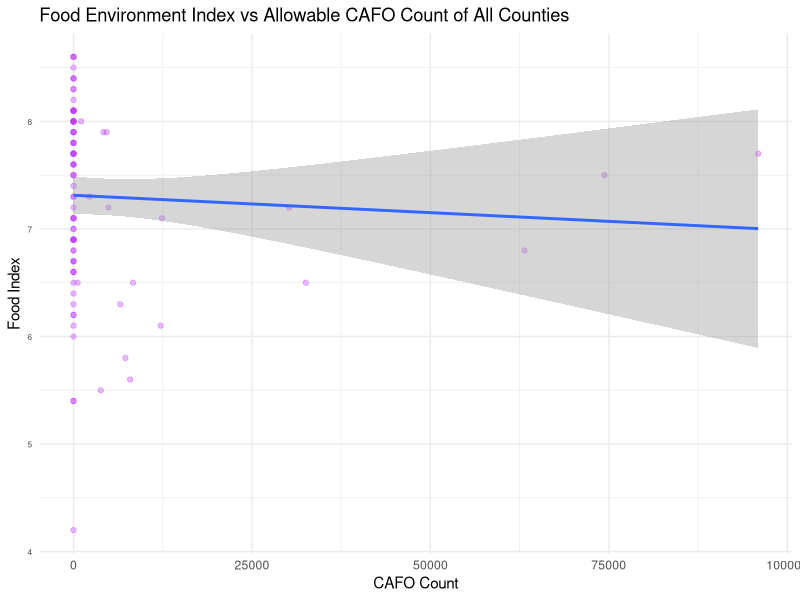
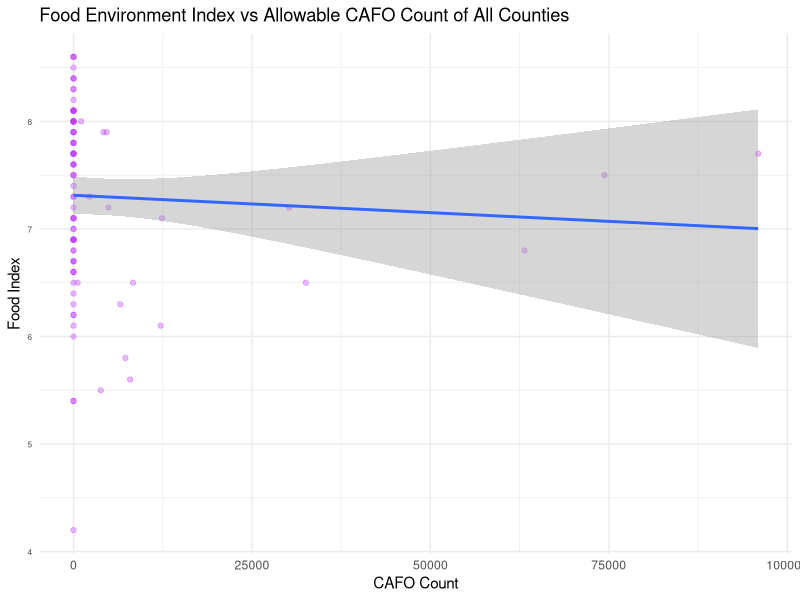

These figures' R source, in order:
library(tidyverse)

finalData <- read_csv("derivedData/finalData.csv")

figure <- finalData %>% ggplot(aes(x = allowable_count, y = food_environment_index)) + 
  geom_point(color = "darkorchid1", alpha = 0.35) + 
  geom_smooth(method='lm') + 
  labs(title = "Food Environment Index vs Allowable CAFO Count of All Counties", 
       x="CAFO Count", y="Food Index") + 
  theme_minimal() + 
  theme(axis.text.y = element_text(size = 6))

figure

ggsave("figures/foodIndexScatter.png", plot=figure)